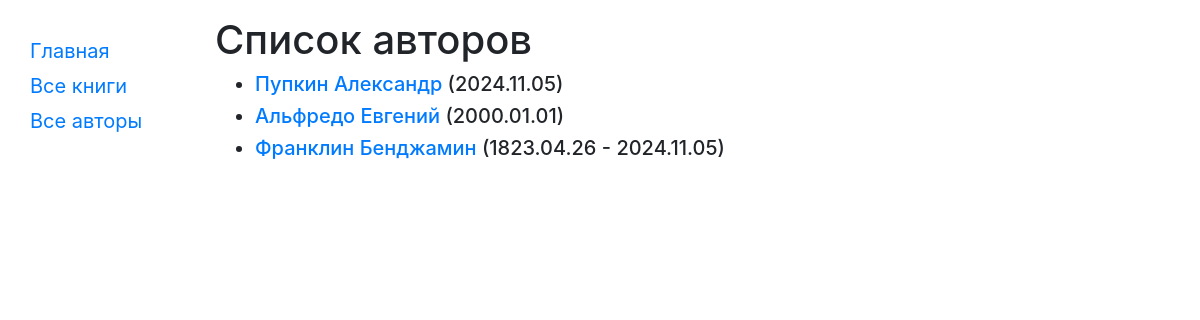
Screenshot of /catalog/authors/ with the database file from the repository.
### catalog/models.py (models this page shows, shortened)
class Author(models.Model):
    first_name = models.CharField(max_length=100)
    last_name = models.CharField(max_length=100)
    date_of_birth = models.DateField(null=True, blank=True)
    date_of_death = models.DateField('Died', null=True, blank=True)
    def get_absolute_url(self):
        return reverse('author-detail', args=[str(self.id)])
    def life_period(self):
        return '.'.join((str(self.date_of_birth)).split('-')) + (' - ' + '.'.join((str(self.date_of_death)).split('-')) if self.date_of_death else '')

### catalog/views.py (the view)
class AuthorListView(generic.ListView):
    model = Author
    paginate_by = 10

### catalog/templates/catalog/author_list.html
{% extends "base_generic.html" %}
{% block content %}
    <h1>Список авторов</h1>
    {% if author_list %}
    <ul>
      {% for author in author_list %}
      <li class="h5">
        <a href="{{ author.get_absolute_url }}">{{ author.last_name }} {{ author.first_name }}</a> ({{ author.life_period }})
      </li>
      {% endfor %}
    </ul>
    {% else %}
      <p>В библиотеке нет записей об авторах.</p>
    {% endif %}
{% endblock %}

### rows the page displays
Author: last_name "Пупкин", first_name "Александр", life_period "2024.11.05"
Author: last_name "Альфредо", first_name "Евгений", life_period "2000.01.01"
Author: last_name "Франклин", first_name "Бенджамин", life_period "1823.04.26 - 2024.11.05"
